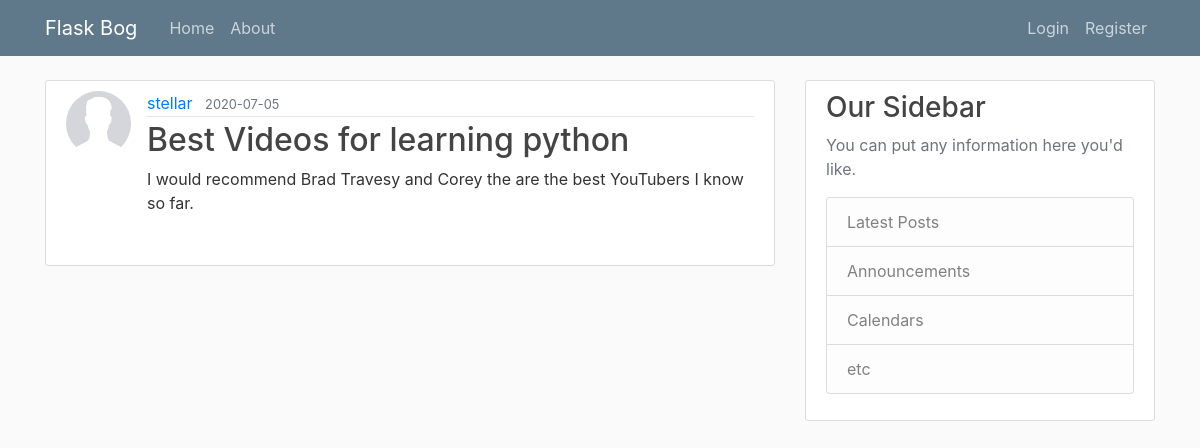
Screenshot of /post/8 with the database file from the repository.
### flaskblog/models.py (models this page shows, shortened)
class User(db.Model, UserMixin):
    id = db.Column(db.Integer, primary_key=True)
    username = db.Column(db.String(20), unique=True, nullable=False)
    email = db.Column(db.String(120), unique=True, nullable=False)
    image_file = db.Column(db.String(20), nullable=False, default=f'default ({img_num}).jpg')
    password = db.Column(db.String(60), nullable=False)
    posts = db.relationship('Post', backref='author', lazy=True)

class Post(db.Model):
    id = db.Column(db.Integer, primary_key=True)
    title = db.Column(db.String(100), nullable=False)
    date_posted = db.Column(db.DateTime,nullable=False, default=datetime.utcnow)
    content = db.Column(db.Text, nullable=False)
    user_id = db.Column(db.Integer, db.ForeignKey('user.id'), nullable=False)

### flaskblog/routes.py (the view)
@app.route('/post/<int:post_id>')
def post(post_id):
    post = Post.query.get_or_404(post_id)
    return render_template('post.html', title=post.title, post=post)

### flaskblog/templates/post.html (shortened to what this page needs)
{% extends "layout.html" %} {% block content %}
<article class="media content-section">
  <img src="{{ url_for('static', filename='images/' + post.author.image_file) }}" alt="user image" class="rounded-circle article-img">
  <div class="media-body">
    <div class="article-metadata">
      <a class="mr-2" href="{{ url_for('user_posts', username=post.author.username )}}">{{ post.author.username }}</a>
      <small class="text-muted">{{ post.date_posted.strftime('%Y-%m-%d') }}</small>
    </div>
    <h2 class="article-title">{{ post.title }}</a></h2>
    <p class="article-content">{{ post.content }}</p>
  </div>
</article>
{% endblock content %}

### flaskblog/static/main.css (style rules this page uses)
body { background: #fafafa; color: #333333; margin-top: 5rem; }
h1, h2, h3, h4, h5, h6 { color: #444444; }
.content-section { background: #ffffff; padding: 10px 20px; border: 1px solid #dddddd; border-radius: 3px; margin-bottom: 20px; }
.article-title { color: #444444; }
.article-content { white-space: pre-line; }
.article-img { height: 65px; width: 65px; margin-right: 16px; }
.article-metadata { padding-bottom: 1px; margin-bottom: 4px; border-bottom: 1px solid #e3e3e3; }

### rows the page displays
User: image_file (placeholder picture), author.username "stellar"
Post: date_posted "2020-07-05", title "Best Videos for learning python", content "I would recommend Brad Travesy and Corey the are the best YouTubers I know so far."
